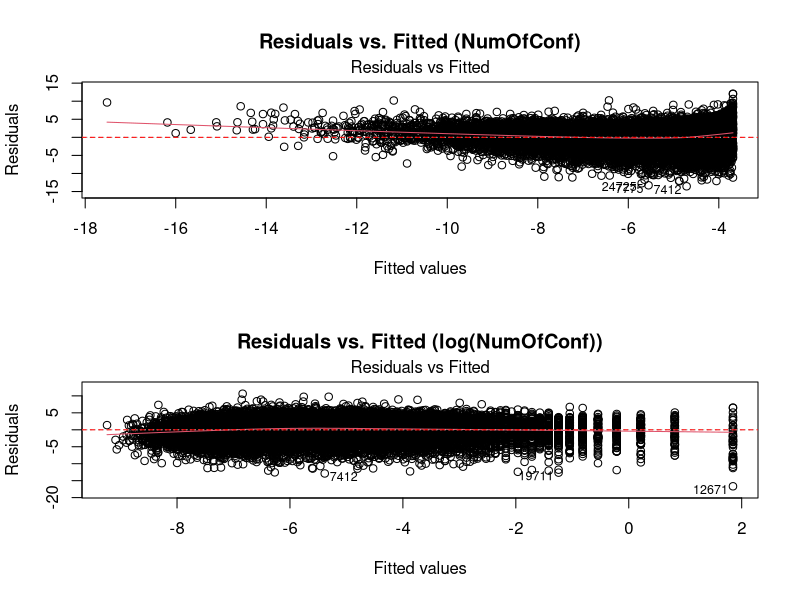

The R script that drew this image: (Note: this script raises an error after producing the figure.)
## ---- chunk 1
knitr::opts_chunk$set(echo = TRUE)
## ---- chunk 2
library(tidyverse)
library(caret)
library(pls)
library(leaps)
library(corrplot)
## ---- chunk 3
train_kaggle <- read.csv("train_kaggle.csv")
train_kaggle <- train_kaggle[train_kaggle$parentspecies != "",]
test_kaggle <- read.csv("test_kaggle.csv", header=TRUE)
## ---- chunk 4
# Load necessary library (if not already loaded)
library(tidyverse)

# Assuming your data is already loaded as 'train_kaggle'

# Create the log-transformed NumOfConf variable
train_kaggle$log_NumOfConf <- log(train_kaggle$NumOfConf)

# Fit the models
model.resplot <- lm(log_pSat_Pa ~ NumOfConf, data = train_kaggle)
model.log.resplot <- lm(log_pSat_Pa ~ log_NumOfConf, data = train_kaggle)

# Set up the plotting area (2 rows, 1 column)
par(mfrow = c(2, 1))

# First residual plot (original model)
plot(model.resplot, which = 1, main = "Residuals vs. Fitted (NumOfConf)") #Added Main title
abline(h = 0, col = "red", lty = 2)

# Second residual plot (log-transformed model)
plot(model.log.resplot, which = 1, main = "Residuals vs. Fitted (log(NumOfConf))") #Added Main title
abline(h = 0, col = "red", lty = 2)

# Reset plotting parameters to default
par(mfrow = c(1, 1))
## ---- chunk 5
library(tidyverse)
library(ggfortify)

# Scale the data
kag_full <- rbind(train_kaggle[,!names(train_kaggle) %in% c("ID", "log_pSat_Pa")], test_kaggle[,!names(test_kaggle) %in% c("ID")])
kaggle_train_scaledforPCA <- kag_full[,!names(kag_full) %in% c("parentspecies")]


for(i in 1:length(kaggle_train_scaledforPCA)) {
  kaggle_train_scaledforPCA[,i] <- (kaggle_train_scaledforPCA[,i] - mean(kaggle_train_scaledforPCA[,i]))/sd(kaggle_train_scaledforPCA[,i])
  
}

# PCA
kaggle_trainPCA <- prcomp(kaggle_train_scaledforPCA)

autoplot(kaggle_trainPCA,data=cbind(kaggle_train_scaledforPCA, "parentspecies"=kag_full$parentspecies), col="parentspecies",
loadings=TRUE,loadings.label=TRUE)
## ---- chunk 6

scores <- data.frame(Model=c("Full linear regression", "Subset linear regression", "PCR", "RF", "SVR"), Prive_score=c(0.711,0.69,0.691,0.728,0.739), Public_score=c(0,0,0,0,0))
library(knitr)
kable(scores, caption="Private and public scores of the most important models")
